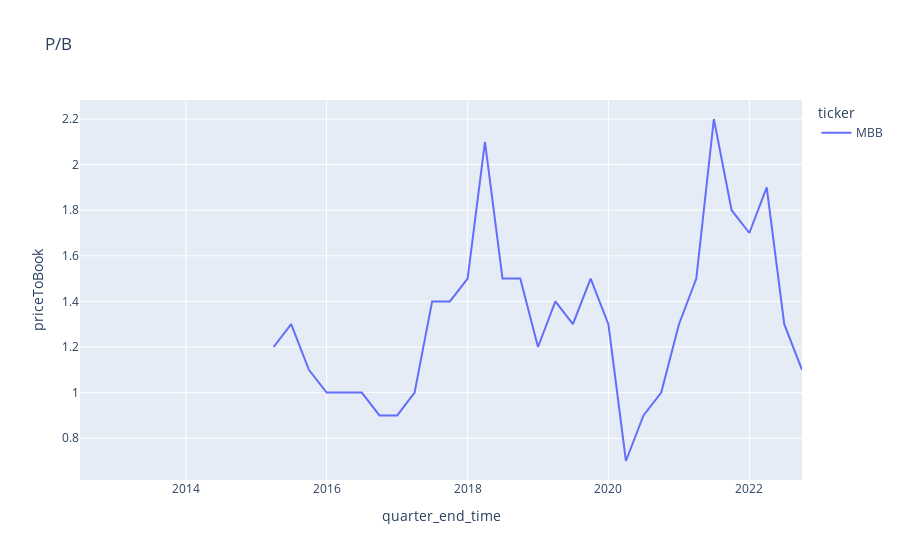

Notebook code cell kept with this figure:
### Markdown cell above
## P/B

### Code cell
import seaborn as sns
import plotly.express as px

fig = px.line(
    balancesheet_financialratio_incomestatement_per_group,
    x="quarter_end_time",
    y="priceToBook",
    color="ticker",
    title="P/B",
)
fig.show()

### Figure 1 — Plotly figure (JSON) as saved in the notebook; plotly's stock layout.template omitted (floating-point values rounded to 4 significant figures)
{"data": [{"hovertemplate": "ticker=MBB<br>quarter_end_time=%{x}<br>priceToBook=%{y}<extra></extra>", "legendgroup": "MBB", "line": {"color": "#636efa", "dash": "solid"}, "marker": {"symbol": "circle"}, "mode": "lines", "name": "MBB", "orientation": "v", "showlegend": true, "type": "scatter", "x": ["2022-09-30T23:59:59.999999", "2022-06-30T23:59:59.999999", "2022-03-31T23:59:59.999999", "2021-12-31T23:59:59.999999", "2021-09-30T23:59:59.999999", "2021-06-30T23:59:59.999999", "2021-03-31T23:59:59.999999", "2020-12-31T23:59:59.999999", "2020-09-30T23:59:59.999999", "2020-06-30T23:59:59.999999", "2020-03-31T23:59:59.999999", "2019-12-31T23:59:59.999999", "2019-09-30T23:59:59.999999", "2019-06-30T23:59:59.999999", "2019-03-31T23:59:59.999999", "2018-12-31T23:59:59.999999", "2018-09-30T23:59:59.999999", "2018-06-30T23:59:59.999999", "2018-03-31T23:59:59.999999", "2017-12-31T23:59:59.999999", "2017-09-30T23:59:59.999999", "2017-06-30T23:59:59.999999", "2017-03-31T23:59:59.999999", "2016-12-31T23:59:59.999999", "2016-09-30T23:59:59.999999", "2016-06-30T23:59:59.999999", "2016-03-31T23:59:59.999999", "2015-12-31T23:59:59.999999", "2015-09-30T23:59:59.999999", "2015-06-30T23:59:59.999999", "2015-03-31T23:59:59.999999", "2014-12-31T23:59:59.999999", "2014-09-30T23:59:59.999999", "2014-06-30T23:59:59.999999", "2014-03-31T23:59:59.999999", "2013-12-31T23:59:59.999999", "2013-09-30T23:59:59.999999", "2013-06-30T23:59:59.999999", "2013-03-31T23:59:59.999999", "2012-12-31T23:59:59.999999", "2012-09-30T23:59:59.999999", "2012-06-30T23:59:59.999999"], "xaxis": "x", "y": [1.1, 1.3, 1.9, 1.7, 1.8, 2.2, 1.5, 1.3, 1, 0.9, 0.7, 1.3, 1.5, 1.3, 1.4, 1.2, 1.5, 1.5, 2.1, 1.5, 1.4, 1.4, 1, 0.9, 0.9, 1, 1, 1, 1.1, 1.3, 1.2, null, null, null, null, null, null, null, null, null, null, null], "yaxis": "y"}], "layout": {"legend": {"title": {"text": "ticker"}, "tracegroupgap": 0}, "title": {"text": "P/B"}, "xaxis": {"anchor": "y", "domain": [0, 1], "title": {"text": "quarter_end_time"}}, "yaxis": {"anchor": "x", "domain": [0, 1], "title": {"text": "priceToBook"}}}}
